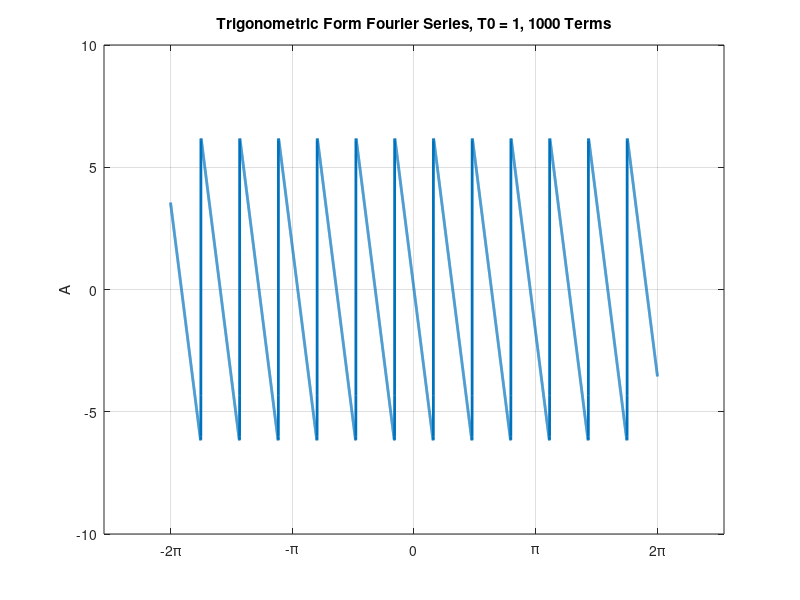

MATLAB code for this plot:
%%%%%%%%%%%%%%%%%%%%%%%%%%%%%%%%%%%%%%%%%%%%%%%%%%%%%%%%%%%%%%%%%%%%%%%%%%%
% The University of Akron
% Signals & Systems
% Fall 2020
% Trigonometric Fourier Series
% Assignment 13 Problem 3
%%%%%%%%%%%%%%%%%%%%%%%%%%%%%%%%%%%%%%%%%%%%%%%%%%%%%%%%%%%%%%%%%%%%%%%%%%%

% angular frequency
w0 = 2 * pi;

% create sequence for t
t = -2 * pi : 0.001 : 2 * pi;

x = 0;

% alpha(n) = an - jbn
for n = 1:1000
    bn = 2 * (-1) ^ n / n;
    x = x + 2 * bn * sin( w0 * n * t);
end

%%%%%%%%%%%%%%%%%%%%%%%%%%%%%%%%%%%%%%%%%%%%%%%%%%%%%%%%%%%%%%%%%%%%%%%%%%%

plot( t, x, 'linewidth',2 );
grid;
xticks( [ -2 * pi -pi 0 pi 2 * pi ] )
xticklabels( { '-2\pi', '-\pi', '0', '\pi', '2\pi' } )
ylabel( 'A' )
title( 'Trigonometric Form Fourier Series, T0 = 1, 1000 Terms' );

%%%%%%%%%%%%%%%%%%%%%%%%%%%%%%%%%%% EOF %%%%%%%%%%%%%%%%%%%%%%%%%%%%%%%%%%%
